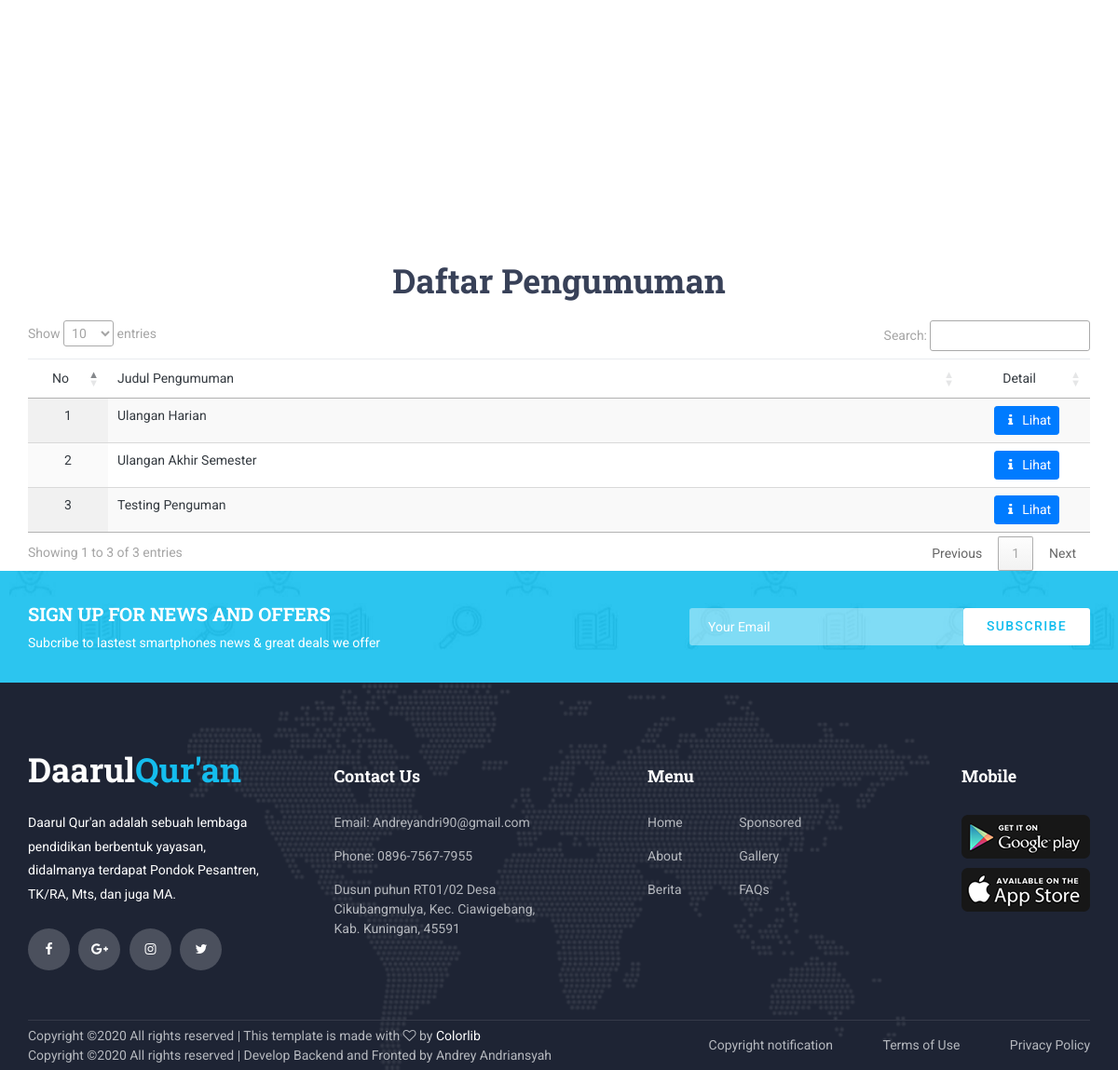
Page /index.php/home/pengumuman (lower part) on the earlier database version.
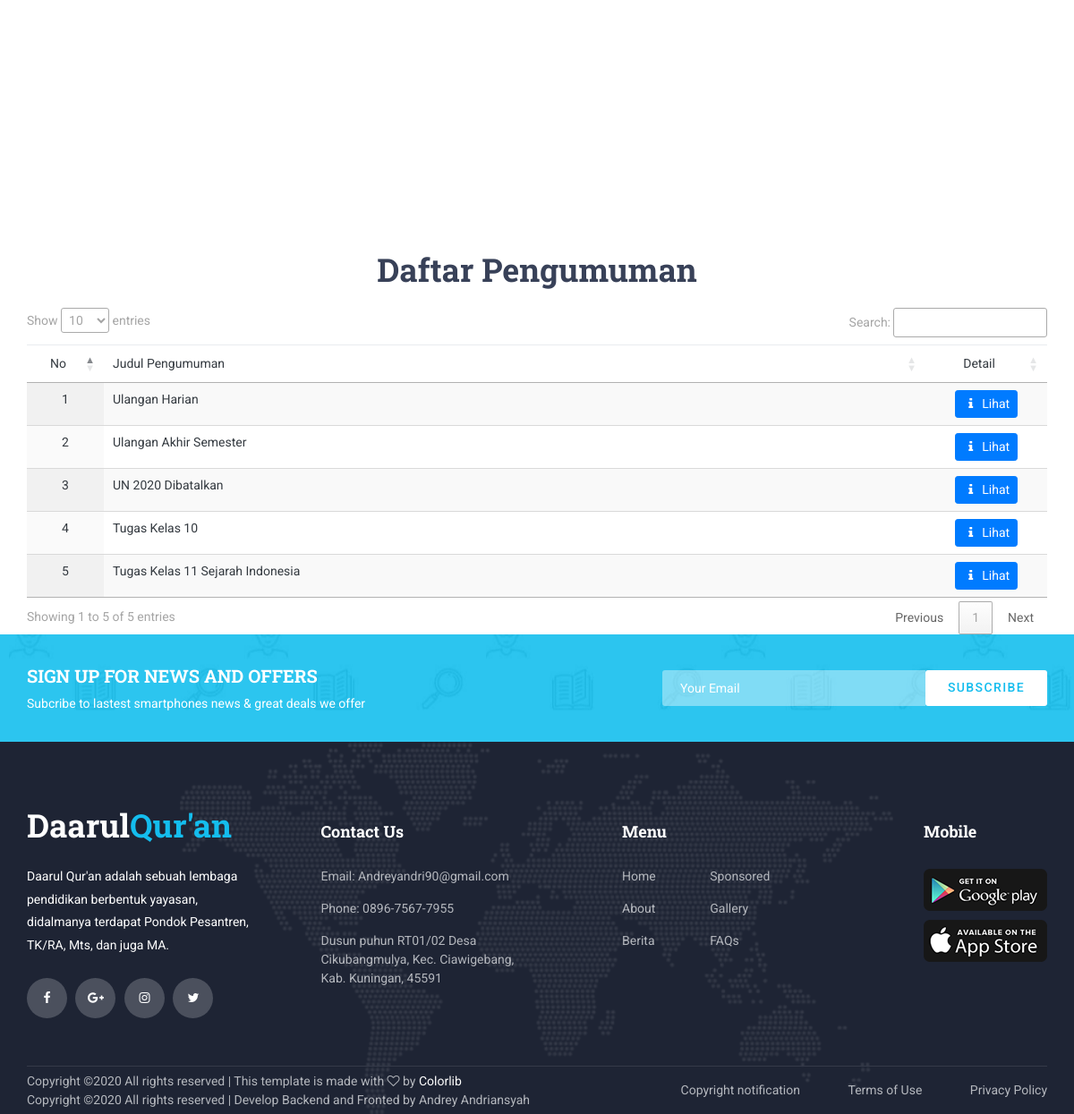
Same page on the later database version.
### tables this page shows
CREATE TABLE `tbl_pengumuman` (
  `id_pengumuman` int(11) NOT NULL,
  `judul_pengumuman` varchar(128) NOT NULL,
  `isi_pengumuman` text NOT NULL,
  `tanggal_pengumuman` date NOT NULL
);

### application/controllers/Home.php (called while the page is built, shortened)
<?php
class Home extends CI_Controller {
	public function pengumuman()
	{
		$data = [
			'file' => $this->db->get('tbl_pengumuman')->result_array()
		];
		$this->load->view('templates/front/head',$data);
		$this->load->view('templates/front/header');
		$this->load->view('templates/front/menu');
		$this->load->view('front/pengumuman');
		$this->load->view('templates/front/footer');
		$this->load->view('templates/front/foot');
	}
}

### index.php (called while the page is built, shortened)
<?php
require_once BASEPATH.'core/CodeIgniter.php';

### application/views/front/pengumuman.php (the view, shortened to what this page needs)
<div class="home">
</div>
<div class="contact">
	<div class="contact_info_container">
		<div class="container">
			<div class="row">
				<div class="col-md-12 text-center">
					<h2>Daftar Pengumuman</h2><br>
				</div>
				<div class="col-md-12">
					<table id="myTable" class="table display">
						<thead>
							<tr>
								<td class="text-center text-dark" width="50px">No</td>
								<td class="text-dark">Judul Pengumuman</td>
								<td width="100px" class="text-center text-dark">Detail</td>
							</tr>
						</thead>
						<tbody>
							<?php $i = 1; ?>
							<?php foreach ($file as $fs): ?>
								<tr>
									<td class="text-center text-dark"><?= $i; ?></td>
									<td class="text-dark"><?= $fs['judul_pengumuman']; ?></td>
									<td class="text-center  text-dark"><a class="btn btn-primary btn-sm" href="<?= base_url('home/pengumumanDetail/' . $fs['id_pengumuman']); ?>"><i class="fa fa-info fa-fw"></i> Lihat</a></td>
								</tr>
								<?php $i++; ?>
							<?php endforeach ?>
						</tbody>
					</table>
				</div>
			</div>
		</div>
	</div>
</div>

Differences in the rows shown:
removed tbl_pengumuman: judul_pengumuman "Testing Penguman"
added tbl_pengumuman: judul_pengumuman "UN 2020 Dibatalkan"
added tbl_pengumuman: judul_pengumuman "Tugas Kelas 10"
added tbl_pengumuman: judul_pengumuman "Tugas Kelas 11 Sejarah Indonesia"
Other differences:
text written by a page script: "Show entries Search: Showing 1 to 3 of 3 entries Previous 1 Next" → "Show entries Search: Showing 1 to 5 of 5 entries Previous 1 Next"
